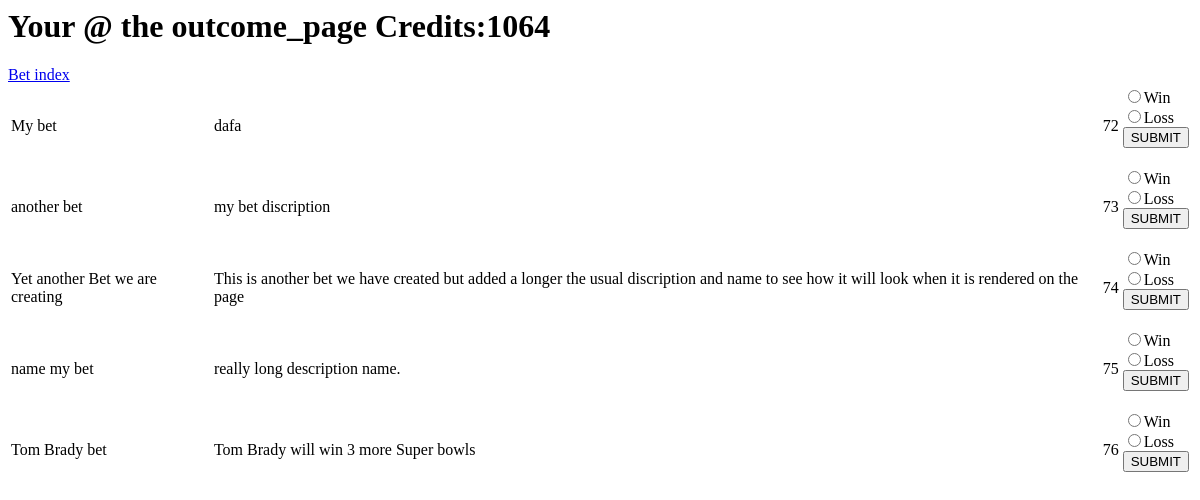
The page /bets/outcome_page (signed in) on the database as committed earlier.
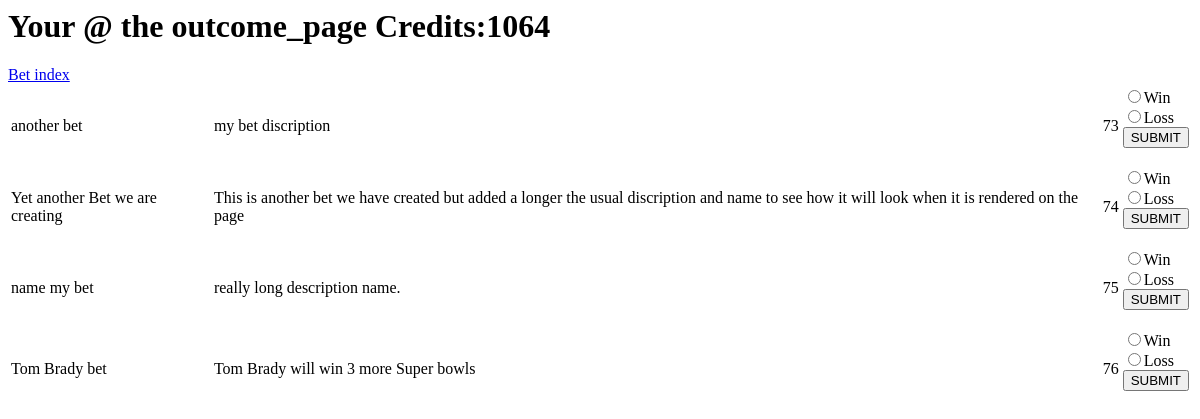
The same page on the database as committed later.
### bets/models.py (models this page shows, shortened)
class Bet(models.Model):
    name = models.CharField(max_length=200)
    description = models.TextField()
    win = models.BooleanField(default=None, null=True, blank=True)

### bets/views.py (the view)
# urls.py: path('outcome_page', views.outcome_page, name='outcome_page'),
@login_required
def outcome_page(request):
    rows = get_open_bets()
    return render(request,'bets/outcome_page.html', {'rows': rows})

### bets/views.py (called while the page is built)
def get_open_bets():
    rows = []
    for bet in Bet.objects.filter(win__isnull=True):
        row = {
            'name' : bet.name,
            'description' : bet.description,
            'id' : bet.id
        }
        rows.append(row)
    return rows

### bets/templates/bets/outcome_page.html (shortened to what this page needs)
<H1>Your @ the outcome_page Credits:{{user.userprofile.credits}}</H1>
<table>
    {% for row in rows %}
    <tr>
    <td>{{row.name}}</td>
    <td>{{row.description}}</td>
    <td>{{row.id}}</td>
    <td><form action="{% url 'bets:bet_outcome' %}" method="post">
        <input type="radio" name="win" value="True">Win<br>
        <input type="radio" name="win" value="False">Loss<br>
        <button type="submit" name="bt_submit">SUBMIT</button>
        </form></td>
    </tr>
    {% endfor %}
    <a href="{% url 'bets:index' %}">Bet index</a>

Rows that differ between the two databases and show on the page:
removed Bet: name "My bet", description "dafa"
Other text that changed with them:
list line gone: "72 ☐ Win ☐ Loss SUBMIT"
